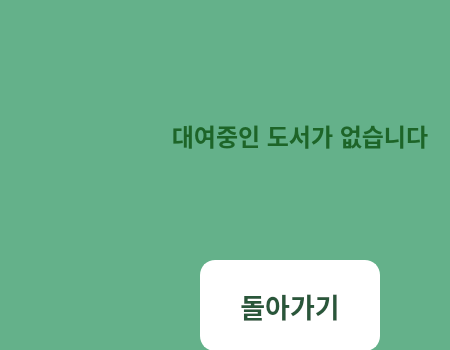
<?xml version="1.0" encoding="UTF-8"?>
<ui version="4.0">
 <class>Form</class>
 <widget class="QWidget" name="Form">
  <property name="geometry">
   <rect>
    <x>0</x>
    <y>0</y>
    <width>450</width>
    <height>350</height>
   </rect>
  </property>
  <property name="windowTitle">
   <string>Form</string>
  </property>
  <property name="styleSheet">
   <string notr="true">background:rgba(85, 170, 127, 180);
color:rgba(0, 69, 0, 180);</string>
  </property>
  <widget class="QLabel" name="label">
   <property name="geometry">
    <rect>
     <x>30</x>
     <y>30</y>
     <width>201</width>
     <height>31</height>
    </rect>
   </property>
   <property name="styleSheet">
    <string notr="true">background:transparent;
color:rgb(77, 77, 77);
font-size:14pt;</string>
   </property>
   <property name="text">
    <string/>
   </property>
  </widget>
  <widget class="QPushButton" name="pushButton">
   <property name="geometry">
    <rect>
     <x>200</x>
     <y>260</y>
     <width>180</width>
     <height>91</height>
    </rect>
   </property>
   <property name="styleSheet">
    <string notr="true">QPushButton{
background:white;
border: 2px solid white;
border-radius:15px;
font-size:20pt;
color:rgb(41, 87, 58);
font-weight:bold;
}
QPushButton:hover{
background:white;
border: 2px solid white;
border-radius:15px;
font-size:24pt;
color:rgb(41, 87, 58);
font-weight:bold;
}
</string>
   </property>
   <property name="text">
    <string>돌아가기</string>
   </property>
  </widget>
  <widget class="QTextEdit" name="textEdit">
   <property name="geometry">
    <rect>
     <x>0</x>
     <y>100</y>
     <width>600</width>
     <height>80</height>
    </rect>
   </property>
   <property name="styleSheet">
    <string notr="true">background:transparent;</string>
   </property>
   <property name="html">
    <string>&lt;!DOCTYPE HTML PUBLIC &quot;-//W3C//DTD HTML 4.0//EN&quot; &quot;http://www.w3.org/TR/REC-html40/strict.dtd&quot;&gt;
&lt;html&gt;&lt;head&gt;&lt;meta name=&quot;qrichtext&quot; content=&quot;1&quot; /&gt;&lt;style type=&quot;text/css&quot;&gt;
p, li { white-space: pre-wrap; }
&lt;/style&gt;&lt;/head&gt;&lt;body style=&quot; font-family:'MS Shell Dlg 2'; font-size:8pt; font-weight:400; font-style:normal;&quot;&gt;
&lt;p align=&quot;center&quot; style=&quot;-qt-paragraph-type:empty; margin-top:0px; margin-bottom:0px; margin-left:0px; margin-right:0px; -qt-block-indent:0; text-indent:0px;&quot;&gt;&lt;br /&gt;&lt;/p&gt;
&lt;p align=&quot;center&quot; style=&quot; margin-top:0px; margin-bottom:0px; margin-left:0px; margin-right:0px; -qt-block-indent:0; text-indent:0px;&quot;&gt;&lt;span style=&quot; font-size:18pt; font-weight:600;&quot;&gt;대여중인 도서가 없습니다&lt;/span&gt;&lt;/p&gt;&lt;/body&gt;&lt;/html&gt;</string>
   </property>
  </widget>
 </widget>
 <resources/>
 <connections/>
</ui>
